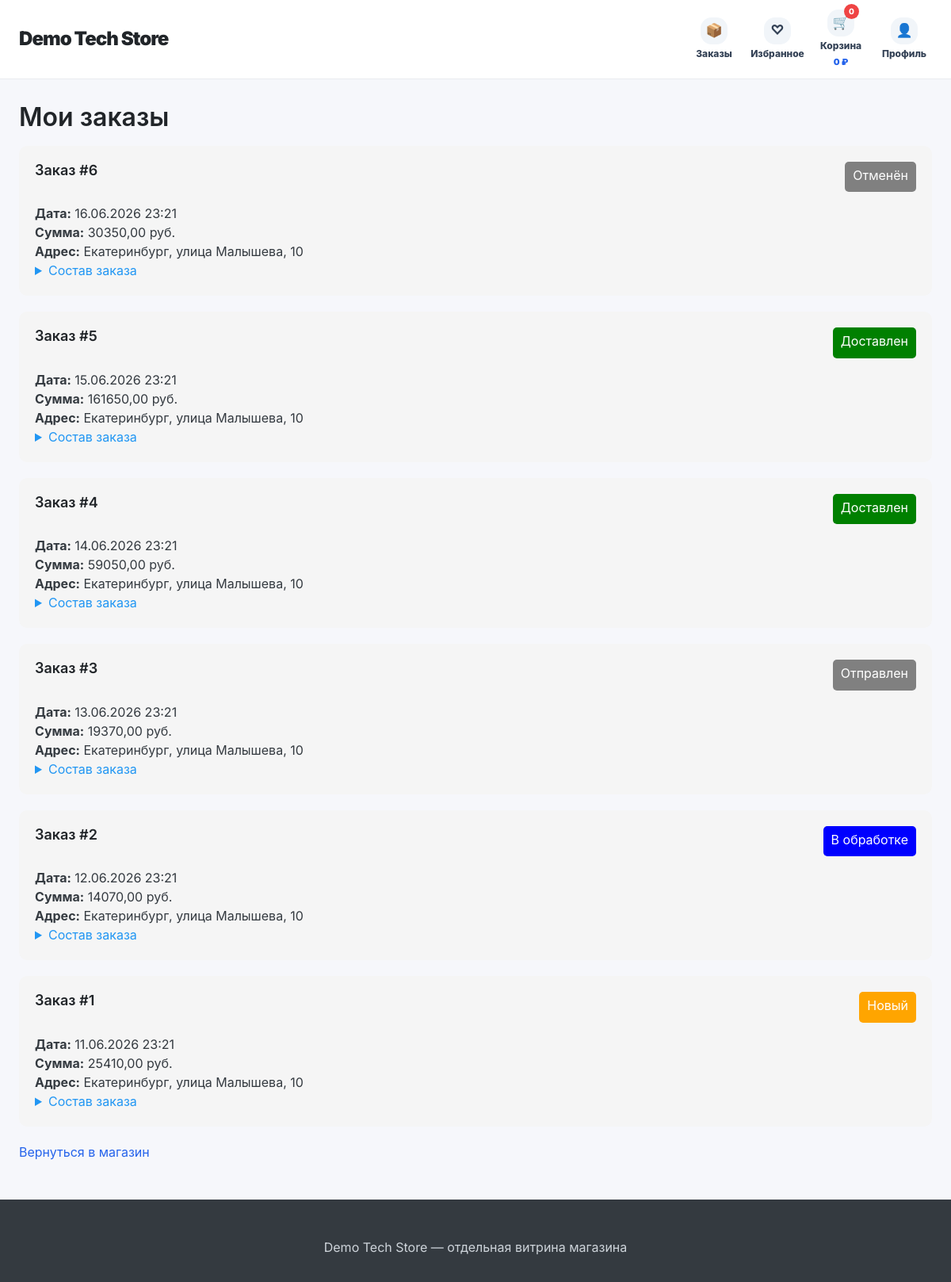
Page /shops/demo-tech-store/my-orders/ (signed in) on the committed database.
### shops/models.py (models this page shows, shortened)
class Shop(models.Model):
    owner = models.ForeignKey(User, on_delete=models.CASCADE, related_name='shops')
    name = models.CharField(max_length=100, verbose_name='Название магазина')
    slug = models.SlugField(unique=True, verbose_name='URL-адрес')
    description = models.TextField(blank=True, verbose_name='Описание')
    custom_css = models.TextField(blank=True, null=True, verbose_name='Кастомный CSS')
    template_key = models.CharField(max_length=40, default='modern', verbose_name='Базовый шаблон')
    is_demo = models.BooleanField(default=False, verbose_name='Демо-магазин')
    assistant_level = models.CharField(max_length=20, default='basic', verbose_name='Уровень ИИ-помощника')
    city = models.CharField(max_length=100, default='Екатеринбург', verbose_name='Город магазина')
    address = models.CharField(max_length=250, blank=True, verbose_name='Адрес магазина')
    hosting_enabled = models.BooleanField(default=False, verbose_name='Хостинг на платформе')
    theme_color = models.CharField(max_length=20, default='#4361ee', verbose_name='Цвет темы')
    delivery_enabled = models.BooleanField(default=True, verbose_name='Доставка включена')
    delivery_price = models.DecimalField(max_digits=10, decimal_places=2, default=0, verbose_name='Стоимость доставки')
    delivery_description = models.TextField(blank=True, default='Доставка рассчитывается при оформлении заказа', verbose_name='Описание доставки')
    payment_enabled = models.BooleanField(default=True, verbose_name='Оплата включена')
    payment_methods = models.CharField(max_length=200, default='Банковская карта, оплата при получении', verbose_name='Способы оплаты')
    created_at = models.DateTimeField(auto_now_add=True, verbose_name='Дата создания')
    class Meta:
        verbose_name = 'Магазин'
        verbose_name_plural = 'Магазины'

class Order(models.Model):
    STATUS_CHOICES = [
        ('new', 'Новый'),
        ('processing', 'В обработке'),
        ('shipped', 'Отправлен'),
        ('delivered', 'Доставлен'),
        ('cancelled', 'Отменён'),
    ]
    user = models.ForeignKey(User, on_delete=models.CASCADE, related_name='orders')
    shop = models.ForeignKey(Shop, on_delete=models.CASCADE, related_name='orders')
    created_at = models.DateTimeField(auto_now_add=True)
    updated_at = models.DateTimeField(auto_now=True)
    full_name = models.CharField(max_length=200, verbose_name='ФИО')
    phone = models.CharField(max_length=20, verbose_name='Телефон')
    address = models.TextField(verbose_name='Адрес доставки')
    comment = models.TextField(blank=True, verbose_name='Комментарий')
    status = models.CharField(max_length=20, choices=STATUS_CHOICES, default='new', verbose_name='Статус')
    delivery_service = models.CharField(max_length=50, blank=True, verbose_name='Служба доставки')
    delivery_price = models.DecimalField(max_digits=10, decimal_places=2, default=0, verbose_name='Стоимость доставки')
    customer_city = models.CharField(max_length=100, blank=True, verbose_name='Город клиента')
    total_amount = models.DecimalField(max_digits=10, decimal_places=2, default=0, verbose_name='Общая сумма')
    class Meta:
        verbose_name = 'Заказ'
        verbose_name_plural = 'Заказы'
        ordering = ['-created_at']

### shops/views.py (the view)
# urls.py: path('<slug:shop_slug>/my-orders/', views.my_orders, name='my_orders'),
@login_required
def my_orders(request, shop_slug):
    shop = get_object_or_404(Shop, slug=shop_slug)
    orders = Order.objects.filter(user=request.user, shop=shop).order_by('-created_at')
    context = {
        'shop': shop,
        'orders': orders,
    }
    return render(request, 'shops/my_orders.html', context)

### config/context_processors.py (called while the page is built, shortened)
def user_roles(request):
    context = {
        'is_super_admin': False,
        'is_seller': False,
        'is_customer': False,
        'active_shop_slug': None,
    }
    try:
        if getattr(request, 'resolver_match', None):
            context['active_shop_slug'] = request.resolver_match.kwargs.get('shop_slug')
    except Exception:
        context['active_shop_slug'] = None
    if request.user.is_authenticated:
        context['is_super_admin'] = request.user.is_superuser
        context['is_seller'] = hasattr(request.user, 'seller_profile')
        context['is_customer'] = hasattr(request.user, 'customer_profile')
    return context

### shops/models.py (called while the page is built)
    def total_price(self):
        return self.price * self.quantity

### templates/shops/my_orders.html (shortened to what this page needs)
{% extends 'shops/shop_base.html' %}
{% block content %}
    <h1>Мои заказы</h1>
    {% if orders %}
        {% for order in orders %}
            <div style="background: #f5f5f5; padding: 20px; border-radius: 10px; margin-bottom: 20px;">
                <div style="display: flex; justify-content: space-between; margin-bottom: 15px;">
                    <h3>Заказ #{{ order.id }}</h3>
                    <span style="background:
                        {% if order.status == 'new' %}orange
                        {% elif order.status == 'processing' %}blue
                        {% elif order.status == 'delivered' %}green
                        {% else %}gray{% endif %};
                        color: white; padding: 5px 10px; border-radius: 5px;">
                        {{ order.get_status_display }}
                    </span>
                </div>
                <p><strong>Дата:</strong> {{ order.created_at|date:"d.m.Y H:i" }}</p>
                <p><strong>Сумма:</strong> {{ order.total_amount }} руб.</p>
                <p><strong>Адрес:</strong> {{ order.address }}</p>
                <details>
                    <summary style="cursor: pointer; color: #2196F3;">Состав заказа</summary>
                </details>
            </div>
        {% endfor %}
    {% else %}
        <p>У вас пока нет заказов</p>
    {% endif %}
    <p><a href="{% url 'shop_front' shop.slug %}">Вернуться в магазин</a></p>
{% endblock %}

### templates/shops/shop_base.html (shortened to what this page needs)
<!DOCTYPE html>
<html lang="ru">
<head>
    <link rel="stylesheet" href="/static/css/amazon-style.css">
</head>
<body>
    <header class="store-header">
        <div class="store-header-inner">
            <div class="store-logo"><a href="{% url 'shop_front' shop.slug %}">{{ shop.name }}</a></div>
            <nav class="store-nav">
                {% if user.is_authenticated and user.id == shop.owner_id %}
                    <a href="{% url 'shop_dashboard' shop.slug %}" class="owner-back">← Вернуться в ЛК продавца</a>
                {% else %}
                    <a class="store-nav-item" href="{% url 'customer_orders' shop.slug %}"><span class="store-nav-icon">📦</span><span>Заказы</span></a>
                    <a class="store-nav-item" href="{% url 'favorites_list' shop.slug %}"><span class="store-nav-icon">♡</span><span>Избранное</span></a>
                    <a class="store-nav-item" href="{% url 'cart_view' shop.slug %}"><span class="store-nav-icon">🛒<span class="store-cart-badge">{{ cart_count|default:0 }}</span></span><span>Корзина</span><span class="store-cart-sum">{{ cart_sum|default:0 }} ₽</span></a>
                    {% if user.is_authenticated %}<a class="store-nav-item" href="{% url 'customer_profile' shop.slug %}"><span class="store-nav-icon">👤</span><span>Профиль</span></a>{% else %}<a class="store-nav-item" href="{% url 'shop_customer_login' shop.slug %}"><span class="store-nav-icon">👤</span><span>Войти</span></a>{% endif %}
                {% endif %}
            </nav>
        </div>
    </header>
    <main class="container" style="padding-top: 28px;">
        {% block content %}{% endblock %}
    </main>
    <footer class="footer"><div class="footer-content"><p>{{ shop.name }} — отдельная витрина магазина</p></div></footer>
</body>
</html>

### static/css/amazon-style.css (style rules this page uses)
:root { --primary: #4361ee; --primary-dark: #3a56d4; --primary-light: #e8edff; --secondary: #6c757d; --success: #28a745; --danger: #dc3545; --warning: #ffc107; --info: #17a2b8; --dark: #1a1a2e; --light: #f8f9fa; --white: #ffffff; --gray-100: #f8f9fa; --gray-200: #e9ecef; --gray-300: #dee2e6; --gray-400: #ced4da; --gray-500: #adb5bd; --gray-600: #6c757d; --gray-700: #495057; --gray-800: #343a40; --gray-900: #212529; --spacing-xs: 4px; --spacing-sm: 8px; --spacing-md: 16px; --spacing-lg: 24px; --spacing-xl: 32px; --spacing-2xl: 48px; --font-family: 'Inter', -apple-system, BlinkMacSystemFont, 'Segoe UI', Roboto, 'Helvetica Neue', Arial, sans-serif; --font-size-xs: 12px; --font-size-sm: 14px; --font-size-md: 16px; --font-size-lg: 18px; --font-size-xl: 24px; --font-size-2xl: 32px; --radius-sm: 4px; --radius-md: 8px; --radius-lg: 12px; --radius-xl: 16px; --radius-full: 9999px; --shadow-sm: 0 1px 2px 0 rgba(0, 0, 0, 0.05); --shadow-md: 0 4px 6px -1px rgba(0, 0, 0, 0.1); --shadow-lg: 0 10px 15px -3px rgba(0, 0, 0, 0.1); --shadow-xl: 0 20px 25px -5px rgba(0, 0, 0, 0.1); }
* { margin: 0; padding: 0; box-sizing: border-box; }
body { font-family: var(--font-family); font-size: var(--font-size-md); line-height: 1.5; color: var(--gray-800); background-color: var(--white); }
h1, h2, h3, h4, h5, h6 { margin-bottom: var(--spacing-md); font-weight: 600; line-height: 1.25; color: var(--gray-900); }
h1 { font-size: var(--font-size-2xl); }
h3 { font-size: var(--font-size-lg); }
a { color: var(--primary); text-decoration: none; transition: color 0.2s ease; }
.container { max-width: 1280px; margin: 0 auto; padding: 0 var(--spacing-lg); }
.footer { background: var(--gray-800); color: var(--gray-400); padding: var(--spacing-2xl) var(--spacing-lg) var(--spacing-lg); margin-top: var(--spacing-2xl); }
.footer-content { max-width: 1280px; margin: 0 auto; text-align: center; }
.footer p { margin-bottom: var(--spacing-sm); }

### rows in the picture
Shop: name "Demo Tech Store"
Order: id "6", status "Отменён", created_at "16.06.2026 23:21", total_amount "30350,00", address "Екатеринбург, улица Малышева, 10"
Order: id "5", status "Доставлен", created_at "15.06.2026 23:21", total_amount "161650,00", address "Екатеринбург, улица Малышева, 10"
Order: id "4", status "Доставлен", created_at "14.06.2026 23:21", total_amount "59050,00", address "Екатеринбург, улица Малышева, 10"
Order: id "3", status "Отправлен", created_at "13.06.2026 23:21", total_amount "19370,00", address "Екатеринбург, улица Малышева, 10"
Order: id "2", status "В обработке", created_at "12.06.2026 23:21", total_amount "14070,00", address "Екатеринбург, улица Малышева, 10"
Order: id "1", status "Новый", created_at "11.06.2026 23:21", total_amount "25410,00", address "Екатеринбург, улица Малышева, 10"

### other values in the picture
{{ cart_count|default:0 }} "0"
{{ cart_sum|default:0 }} "0"
